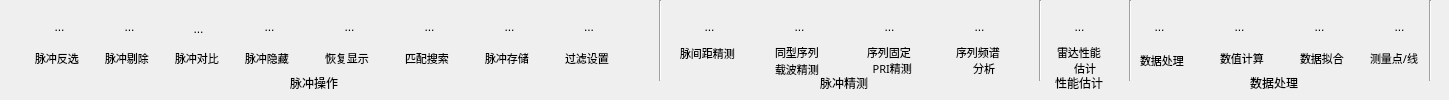
     <widget class="QWidget" name="tab_2">
      <attribute name="title">
       <string>开始</string>
      </attribute>
      <widget class="QLabel" name="label_8">
       <property name="geometry">
        <rect>
         <x>290</x>
         <y>75</y>
         <width>51</width>
         <height>16</height>
        </rect>
       </property>
       <property name="text">
        <string>脉冲操作</string>
       </property>
      </widget>
      <widget class="Line" name="line_7">
       <property name="geometry">
        <rect>
         <x>650</x>
         <y>0</y>
         <width>20</width>
         <height>81</height>
        </rect>
       </property>
       <property name="orientation">
        <enum>Qt::Vertical</enum>
       </property>
      </widget>
      <widget class="QLabel" name="label_9">
       <property name="geometry">
        <rect>
         <x>820</x>
         <y>75</y>
         <width>72</width>
         <height>15</height>
        </rect>
       </property>
       <property name="text">
        <string>脉冲精测</string>
       </property>
      </widget>
      <widget class="Line" name="line_6">
       <property name="geometry">
        <rect>
         <x>1030</x>
         <y>0</y>
         <width>20</width>
         <height>81</height>
        </rect>
       </property>
       <property name="orientation">
        <enum>Qt::Vertical</enum>
       </property>
      </widget>
      <widget class="QToolButton" name="toolButton_ldxngj">
       <property name="geometry">
        <rect>
         <x>1060</x>
         <y>8</y>
         <width>39</width>
         <height>38</height>
        </rect>
       </property>
       <property name="text">
        <string>...</string>
       </property>
       <property name="icon">
        <iconset resource="res.qrc">
         <normaloff>:/new/icon/images/leidaxingneng.png</normaloff>:/new/icon/images/leidaxingneng.png</iconset>
       </property>
       <property name="iconSize">
        <size>
         <width>32</width>
         <height>32</height>
        </size>
       </property>
       <property name="autoRaise">
        <bool>true</bool>
       </property>
      </widget>
      <widget class="QLabel" name="label_10">
       <property name="geometry">
        <rect>
         <x>1055</x>
         <y>75</y>
         <width>72</width>
         <height>16</height>
        </rect>
       </property>
       <property name="text">
        <string>性能估计</string>
       </property>
      </widget>
      <widget class="Line" name="line_3">
       <property name="geometry">
        <rect>
         <x>1120</x>
         <y>0</y>
         <width>20</width>
         <height>81</height>
        </rect>
       </property>
       <property name="orientation">
        <enum>Qt::Vertical</enum>
       </property>
      </widget>
      <widget class="QLabel" name="label_11">
       <property name="geometry">
        <rect>
         <x>1250</x>
         <y>75</y>
         <width>72</width>
         <height>16</height>
        </rect>
       </property>
       <property name="text">
        <string>数据处理</string>
       </property>
      </widget>
      <widget class="QToolButton" name="toolButton_mcdb">
       <property name="geometry">
        <rect>
         <x>178</x>
         <y>8</y>
         <width>41</width>
         <height>41</height>
        </rect>
       </property>
       <property name="text">
        <string>...</string>
       </property>
       <property name="icon">
        <iconset resource="res.qrc">
         <normaloff>:/new/icon/images/duibi.png</normaloff>:/new/icon/images/duibi.png</iconset>
       </property>
       <property name="iconSize">
        <size>
         <width>32</width>
         <height>32</height>
        </size>
       </property>
       <property name="autoRaise">
        <bool>true</bool>
       </property>
      </widget>
      <widget class="QToolButton" name="toolButton_mcfx">
       <property name="geometry">
        <rect>
         <x>40</x>
         <y>8</y>
         <width>39</width>
         <height>38</height>
        </rect>
       </property>
       <property name="text">
        <string>...</string>
       </property>
       <property name="icon">
        <iconset resource="res.qrc">
         <normaloff>:/new/icon/images/fanxuan.png</normaloff>:/new/icon/images/fanxuan.png</iconset>
       </property>
       <property name="iconSize">
        <size>
         <width>32</width>
         <height>32</height>
        </size>
       </property>
       <property name="autoRaise">
        <bool>true</bool>
       </property>
      </widget>
      <widget class="QToolButton" name="toolButton_mctc">
       <property name="geometry">
        <rect>
         <x>110</x>
         <y>8</y>
         <width>39</width>
         <height>38</height>
        </rect>
       </property>
       <property name="text">
        <string>...</string>
       </property>
       <property name="icon">
        <iconset resource="res.qrc">
         <normaloff>:/new/icon/images/tichu.png</normaloff>:/new/icon/images/tichu.png</iconset>
       </property>
       <property name="iconSize">
        <size>
         <width>32</width>
         <height>32</height>
        </size>
       </property>
       <property name="autoRaise">
        <bool>true</bool>
       </property>
      </widget>
      <widget class="QToolButton" name="toolButton_mccc">
       <property name="geometry">
        <rect>
         <x>490</x>
         <y>8</y>
         <width>39</width>
         <height>38</height>
        </rect>
       </property>
       <property name="text">
        <string>...</string>
       </property>
       <property name="icon">
        <iconset resource="res.qrc">
         <normaloff>:/new/icon/images/cunchu.png</normaloff>:/new/icon/images/cunchu.png</iconset>
       </property>
       <property name="iconSize">
        <size>
         <width>32</width>
         <height>32</height>
        </size>
       </property>
       <property name="autoRaise">
        <bool>true</bool>
       </property>
      </widget>
      <widget class="QToolButton" name="toolButton_mcyc">
       <property name="geometry">
        <rect>
         <x>250</x>
         <y>8</y>
         <width>39</width>
         <height>38</height>
        </rect>
       </property>
       <property name="text">
        <string>...</string>
       </property>
       <property name="icon">
        <iconset resource="res.qrc">
         <normaloff>:/new/icon/images/yincang.png</normaloff>:/new/icon/images/yincang.png</iconset>
       </property>
       <property name="iconSize">
        <size>
         <width>32</width>
         <height>32</height>
        </size>
       </property>
       <property name="autoRaise">
        <bool>true</bool>
       </property>
      </widget>
      <widget class="QToolButton" name="toolButton_hfxs">
       <property name="geometry">
        <rect>
         <x>330</x>
         <y>8</y>
         <width>39</width>
         <height>38</height>
        </rect>
       </property>
       <property name="text">
        <string>...</string>
       </property>
       <property name="icon">
        <iconset resource="res.qrc">
         <normaloff>:/new/icon/images/huifuxianshi.png</normaloff>:/new/icon/images/huifuxianshi.png</iconset>
       </property>
       <property name="iconSize">
        <size>
         <width>32</width>
         <height>32</height>
        </size>
       </property>
       <property name="autoRaise">
        <bool>true</bool>
       </property>
      </widget>
      <widget class="QToolButton" name="toolButton_ppss">
       <property name="geometry">
        <rect>
         <x>410</x>
         <y>8</y>
         <width>39</width>
         <height>38</height>
        </rect>
       </property>
       <property name="text">
        <string>...</string>
       </property>
       <property name="icon">
        <iconset resource="res.qrc">
         <normaloff>:/new/icon/images/pipeisousuo.png</normaloff>:/new/icon/images/pipeisousuo.png</iconset>
       </property>
       <property name="iconSize">
        <size>
         <width>32</width>
         <height>32</height>
        </size>
       </property>
       <property name="autoRaise">
        <bool>true</bool>
       </property>
      </widget>
      <widget class="QToolButton" name="toolButton_glsz">
       <property name="geometry">
        <rect>
         <x>570</x>
         <y>8</y>
         <width>38</width>
         <height>38</height>
        </rect>
       </property>
       <property name="text">
        <string>...</string>
       </property>
       <property name="icon">
        <iconset resource="res.qrc">
         <normaloff>:/new/icon/images/guolv.png</normaloff>:/new/icon/images/guolv.png</iconset>
       </property>
       <property name="iconSize">
        <size>
         <width>32</width>
         <height>32</height>
        </size>
       </property>
       <property name="autoRaise">
        <bool>true</bool>
       </property>
      </widget>
      <widget class="QToolButton" name="toolButton_txxlzbjc">
       <property name="geometry">
        <rect>
         <x>780</x>
         <y>8</y>
         <width>39</width>
         <height>38</height>
        </rect>
       </property>
       <property name="text">
        <string>...</string>
       </property>
       <property name="icon">
        <iconset resource="res.qrc">
         <normaloff>:/new/icon/images/xuliezaibojingce.png</normaloff>:/new/icon/images/xuliezaibojingce.png</iconset>
       </property>
       <property name="iconSize">
        <size>
         <width>32</width>
         <height>32</height>
        </size>
       </property>
       <property name="autoRaise">
        <bool>true</bool>
       </property>
      </widget>
      <widget class="QToolButton" name="toolButton_mjjjc">
       <property name="geometry">
        <rect>
         <x>690</x>
         <y>8</y>
         <width>39</width>
         <height>38</height>
        </rect>
       </property>
       <property name="text">
        <string>...</string>
       </property>
       <property name="icon">
        <iconset resource="res.qrc">
         <normaloff>:/new/icon/images/maijianjujingce.png</normaloff>:/new/icon/images/maijianjujingce.png</iconset>
       </property>
       <property name="iconSize">
        <size>
         <width>32</width>
         <height>32</height>
        </size>
       </property>
       <property name="autoRaise">
        <bool>true</bool>
       </property>
      </widget>
      <widget class="QToolButton" name="toolButton_xlgdprijc">
       <property name="geometry">
        <rect>
         <x>870</x>
         <y>8</y>
         <width>39</width>
         <height>38</height>
        </rect>
       </property>
       <property name="text">
        <string>...</string>
       </property>
       <property name="icon">
        <iconset resource="res.qrc">
         <normaloff>:/new/icon/images/jingce.png</normaloff>:/new/icon/images/jingce.png</iconset>
       </property>
       <property name="iconSize">
        <size>
         <width>32</width>
         <height>32</height>
        </size>
       </property>
       <property name="autoRaise">
        <bool>true</bool>
       </property>
      </widget>
      <widget class="QToolButton" name="toolButton_xlppfx">
       <property name="geometry">
        <rect>
         <x>960</x>
         <y>8</y>
         <width>39</width>
         <height>38</height>
        </rect>
       </property>
       <property name="text">
        <string>...</string>
       </property>
       <property name="icon">
        <iconset resource="res.qrc">
         <normaloff>:/new/icon/images/xuliepingpufenxi.png</normaloff>:/new/icon/images/xuliepingpufenxi.png</iconset>
       </property>
       <property name="iconSize">
        <size>
         <width>32</width>
         <height>32</height>
        </size>
       </property>
       <property name="autoRaise">
        <bool>true</bool>
       </property>
      </widget>
      <widget class="QToolButton" name="toolButton_sjcl">
       <property name="geometry">
        <rect>
         <x>1140</x>
         <y>8</y>
         <width>39</width>
         <height>38</height>
        </rect>
       </property>
       <property name="text">
        <string>...</string>
       </property>
       <property name="icon">
        <iconset resource="res.qrc">
         <normaloff>:/new/icon/images/shujuchuli.png</normaloff>:/new/icon/images/shujuchuli.png</iconset>
       </property>
       <property name="iconSize">
        <size>
         <width>32</width>
         <height>32</height>
        </size>
       </property>
       <property name="autoRaise">
        <bool>true</bool>
       </property>
      </widget>
      <widget class="QToolButton" name="toolButton_szjs">
       <property name="geometry">
        <rect>
         <x>1220</x>
         <y>8</y>
         <width>39</width>
         <height>38</height>
        </rect>
       </property>
       <property name="text">
        <string>...</string>
       </property>
       <property name="icon">
        <iconset resource="res.qrc">
         <normaloff>:/new/icon/images/shuzhijisuan.png</normaloff>:/new/icon/images/shuzhijisuan.png</iconset>
       </property>
       <property name="iconSize">
        <size>
         <width>32</width>
         <height>32</height>
        </size>
       </property>
       <property name="autoRaise">
        <bool>true</bool>
       </property>
      </widget>
      <widget class="QToolButton" name="toolButton_sjnh">
       <property name="geometry">
        <rect>
         <x>1300</x>
         <y>8</y>
         <width>39</width>
         <height>38</height>
        </rect>
       </property>
       <property name="text">
        <string>...</string>
       </property>
       <property name="icon">
        <iconset resource="res.qrc">
         <normaloff>:/new/icon/images/shujunihe.png</normaloff>:/new/icon/images/shujunihe.png</iconset>
       </property>
       <property name="iconSize">
        <size>
         <width>32</width>
         <height>32</height>
        </size>
       </property>
       <property name="autoRaise">
        <bool>true</bool>
       </property>
      </widget>
      <widget class="QLabel" name="label_24">
       <property name="geometry">
        <rect>
         <x>565</x>
         <y>50</y>
         <width>51</width>
         <height>16</height>
        </rect>
       </property>
       <property name="font">
        <font>
         <family>Adobe Devanagari</family>
         <pointsize>8</pointsize>
        </font>
       </property>
       <property name="text">
        <string>过滤设置</string>
       </property>
      </widget>
      <widget class="QLabel" name="label_25">
       <property name="geometry">
        <rect>
         <x>245</x>
         <y>50</y>
         <width>51</width>
         <height>16</height>
        </rect>
       </property>
       <property name="font">
        <font>
         <family>Adobe Devanagari</family>
         <pointsize>8</pointsize>
        </font>
       </property>
       <property name="text">
        <string>脉冲隐藏</string>
       </property>
      </widget>
      <widget class="QLabel" name="label_23">
       <property name="geometry">
        <rect>
         <x>485</x>
         <y>50</y>
         <width>51</width>
         <height>16</height>
        </rect>
       </property>
       <property name="font">
        <font>
         <family>Adobe Devanagari</family>
         <pointsize>8</pointsize>
        </font>
       </property>
       <property name="text">
        <string>脉冲存储</string>
       </property>
      </widget>
      <widget class="QLabel" name="label_20">
       <property name="geometry">
        <rect>
         <x>35</x>
         <y>50</y>
         <width>61</width>
         <height>16</height>
        </rect>
       </property>
       <property name="font">
        <font>
         <family>Adobe Devanagari</family>
         <pointsize>8</pointsize>
        </font>
       </property>
       <property name="text">
        <string>脉冲反选</string>
       </property>
      </widget>
      <widget class="QLabel" name="label_21">
       <property name="geometry">
        <rect>
         <x>105</x>
         <y>50</y>
         <width>51</width>
         <height>16</height>
        </rect>
       </property>
       <property name="font">
        <font>
         <family>Adobe Devanagari</family>
         <pointsize>8</pointsize>
        </font>
       </property>
       <property name="text">
        <string>脉冲剔除</string>
       </property>
      </widget>
      <widget class="QLabel" name="label_26">
       <property name="geometry">
        <rect>
         <x>325</x>
         <y>50</y>
         <width>51</width>
         <height>16</height>
        </rect>
       </property>
       <property name="font">
        <font>
         <family>Adobe Devanagari</family>
         <pointsize>8</pointsize>
        </font>
       </property>
       <property name="text">
        <string>恢复显示</string>
       </property>
      </widget>
      <widget class="QLabel" name="label_27">
       <property name="geometry">
        <rect>
         <x>405</x>
         <y>50</y>
         <width>51</width>
         <height>16</height>
        </rect>
       </property>
       <property name="font">
        <font>
         <family>Adobe Devanagari</family>
         <pointsize>8</pointsize>
        </font>
       </property>
       <property name="text">
        <string>匹配搜索</string>
       </property>
      </widget>
      <widget class="QLabel" name="label_22">
       <property name="geometry">
        <rect>
         <x>175</x>
         <y>50</y>
         <width>51</width>
         <height>16</height>
        </rect>
       </property>
       <property name="font">
        <font>
         <family>Adobe Devanagari</family>
         <pointsize>8</pointsize>
        </font>
       </property>
       <property name="text">
        <string>脉冲对比</string>
       </property>
      </widget>
      <widget class="QLabel" name="label_28">
       <property name="geometry">
        <rect>
         <x>680</x>
         <y>45</y>
         <width>61</width>
         <height>16</height>
        </rect>
       </property>
       <property name="font">
        <font>
         <family>Adobe Devanagari</family>
         <pointsize>8</pointsize>
        </font>
       </property>
       <property name="text">
        <string>脉间距精测</string>
       </property>
      </widget>
      <widget class="QLabel" name="label_29">
       <property name="geometry">
        <rect>
         <x>775</x>
         <y>45</y>
         <width>51</width>
         <height>31</height>
        </rect>
       </property>
       <property name="font">
        <font>
         <pointsize>8</pointsize>
        </font>
       </property>
       <property name="text">
        <string>同型序列
载波精测</string>
       </property>
      </widget>
      <widget class="QLabel" name="label_30">
       <property name="geometry">
        <rect>
         <x>867</x>
         <y>45</y>
         <width>51</width>
         <height>31</height>
        </rect>
       </property>
       <property name="font">
        <font>
         <family>Adobe Devanagari</family>
         <pointsize>8</pointsize>
        </font>
       </property>
       <property name="text">
        <string>序列固定
  PRI精测</string>
       </property>
      </widget>
      <widget class="QLabel" name="label_31">
       <property name="geometry">
        <rect>
         <x>956</x>
         <y>45</y>
         <width>51</width>
         <height>31</height>
        </rect>
       </property>
       <property name="font">
        <font>
         <family>Adobe Devanagari</family>
         <pointsize>8</pointsize>
        </font>
       </property>
       <property name="text">
        <string>序列频谱
      分析</string>
       </property>
      </widget>
      <widget class="QLabel" name="label_32">
       <property name="geometry">
        <rect>
         <x>1057</x>
         <y>45</y>
         <width>51</width>
         <height>31</height>
        </rect>
       </property>
       <property name="font">
        <font>
         <family>Adobe Devanagari</family>
         <pointsize>8</pointsize>
        </font>
       </property>
       <property name="text">
        <string>雷达性能
      估计</string>
       </property>
      </widget>
      <widget class="QLabel" name="label_33">
       <property name="geometry">
        <rect>
         <x>1370</x>
         <y>50</y>
         <width>51</width>
         <height>16</height>
        </rect>
       </property>
       <property name="font">
        <font>
         <family>Adobe Devanagari</family>
         <pointsize>8</pointsize>
        </font>
       </property>
       <property name="text">
        <string>测量点/线</string>
       </property>
      </widget>
      <widget class="QLabel" name="label_34">
       <property name="geometry">
        <rect>
         <x>1300</x>
         <y>50</y>
         <width>51</width>
         <height>16</height>
        </rect>
       </property>
       <property name="font">
        <font>
         <family>Adobe Devanagari</family>
         <pointsize>8</pointsize>
        </font>
       </property>
       <property name="text">
        <string>数据拟合</string>
       </property>
      </widget>
      <widget class="QLabel" name="label_35">
       <property name="geometry">
        <rect>
         <x>1220</x>
         <y>50</y>
         <width>51</width>
         <height>16</height>
        </rect>
       </property>
       <property name="font">
        <font>
         <family>Adobe Devanagari</family>
         <pointsize>8</pointsize>
        </font>
       </property>
       <property name="text">
        <string>数值计算</string>
       </property>
      </widget>
      <widget class="QToolButton" name="toolButton_cldx">
       <property name="geometry">
        <rect>
         <x>1380</x>
         <y>8</y>
         <width>39</width>
         <height>38</height>
        </rect>
       </property>
       <property name="text">
        <string>...</string>
       </property>
       <property name="icon">
        <iconset resource="res.qrc">
         <normaloff>:/new/icon/images/celiangdianxian.png</normaloff>:/new/icon/images/celiangdianxian.png</iconset>
       </property>
       <property name="iconSize">
        <size>
         <width>32</width>
         <height>32</height>
        </size>
       </property>
       <property name="autoRaise">
        <bool>true</bool>
       </property>
      </widget>
      <widget class="QLabel" name="label_36">
       <property name="geometry">
        <rect>
         <x>1140</x>
         <y>50</y>
         <width>51</width>
         <height>20</height>
        </rect>
       </property>
       <property name="font">
        <font>
         <family>Adobe Devanagari</family>
         <pointsize>8</pointsize>
        </font>
       </property>
       <property name="text">
        <string>数据处理</string>
       </property>
      </widget>
      <widget class="Line" name="line_13">
       <property name="geometry">
        <rect>
         <x>1420</x>
         <y>0</y>
         <width>20</width>
         <height>81</height>
        </rect>
       </property>
       <property name="orientation">
        <enum>Qt::Vertical</enum>
       </property>
      </widget>
     </widget>
